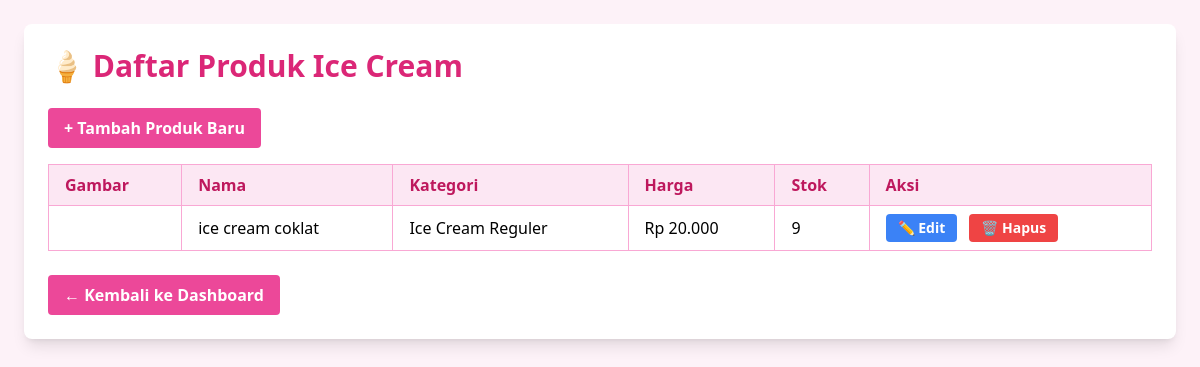
The app's page /daftar_produk.php (signed in) with its own data.
### tables this page shows
CREATE TABLE `produk` (
  `id` int(11) NOT NULL,
  `nama` varchar(100) NOT NULL,
  `deskripsi` text DEFAULT NULL,
  `harga` decimal(10,2) NOT NULL,
  `stok` int(11) NOT NULL DEFAULT 0,
  `gambar` varchar(255) DEFAULT NULL,
  `kategori` varchar(100) DEFAULT NULL,
  `status` enum('aktif','nonaktif') DEFAULT 'aktif',
  `tanggal_dibuat` timestamp NOT NULL DEFAULT current_timestamp()
);

### daftar_produk.php (the view, shortened to what this page needs)
<?php
include 'koneksi.php';
$query = "SELECT * FROM produk ORDER BY id DESC";
$result = mysqli_query($koneksi, $query);
?>
<!DOCTYPE html>
<html lang="id">
<head>
  <script src="https://cdn.tailwindcss.com"></script>
</head>
<body class="bg-pink-50 min-h-screen p-6 font-sans">
  <div class="max-w-6xl mx-auto bg-white rounded-lg shadow-lg p-6">
    <h1 class="text-3xl font-bold text-pink-600 mb-6">🍦 Daftar Produk Ice Cream</h1>
    <div class="mb-4">
      <a href="tambah_produk.php"
         class="inline-block bg-pink-500 hover:bg-pink-600 text-white font-semibold py-2 px-4 rounded transition">
         + Tambah Produk Baru
      </a>
    </div>
    <div class="overflow-x-auto">
      <table class="min-w-full border border-pink-300 rounded-lg">
        <thead class="bg-pink-100 text-pink-700 font-semibold">
          <tr>
            <th class="border border-pink-300 px-4 py-2 text-left">Gambar</th>
            <th class="border border-pink-300 px-4 py-2 text-left">Nama</th>
            <th class="border border-pink-300 px-4 py-2 text-left">Kategori</th>
            <th class="border border-pink-300 px-4 py-2 text-left">Harga</th>
            <th class="border border-pink-300 px-4 py-2 text-left">Stok</th>
            <th class="border border-pink-300 px-4 py-2 text-left">Aksi</th>
          </tr>
        </thead>
        <tbody>
          <?php if (mysqli_num_rows($result) > 0): ?>
            <?php while ($row = mysqli_fetch_assoc($result)): ?>
              <tr class="even:bg-pink-50">
                <td class="border border-pink-300 px-4 py-2">
                </td>
                <td class="border border-pink-300 px-4 py-2"><?php echo htmlspecialchars($row['nama']); ?></td>
                <td class="border border-pink-300 px-4 py-2"><?php echo htmlspecialchars($row['kategori']); ?></td>
                <td class="border border-pink-300 px-4 py-2">Rp <?php echo number_format($row['harga'], 0, ',', '.'); ?></td>
                <td class="border border-pink-300 px-4 py-2"><?php echo $row['stok']; ?></td>
                <td class="border border-pink-300 px-4 py-2 space-x-2">
                <a href="edit_produk.php?id=<?= $row['id']; ?>"
                  class="inline-block bg-blue-500 hover:bg-blue-600 text-white text-sm font-semibold py-1 px-3 rounded transition">
                  ✏️ Edit
                </a>
                <a href="hapus_produk.php?id=<?= $row['id']; ?>"
                  onclick="return confirm('Yakin ingin menghapus produk ini?')"
                  class="inline-block bg-red-500 hover:bg-red-600 text-white text-sm font-semibold py-1 px-3 rounded transition">
                  🗑️ Hapus
                </a>
              </td>
              </tr>
            <?php endwhile; ?>
          <?php else: ?>
            <tr>
              <td colspan="6" class="text-center py-4">Belum ada produk.</td>
            </tr>
          <?php endif; ?>
        </tbody>
      </table>
    </div>
    <div class="mt-6">
      <a href="admin_dashboard.php" class="inline-block bg-pink-500 hover:bg-pink-600 text-white font-semibold py-2 px-4 rounded transition">
          &larr; Kembali ke Dashboard
      </a>
    </div>
  </div>
</body>
</html>

### records on screen
produk: nama "ice cream coklat", kategori "Ice Cream Reguler", harga "20.000", stok "9"
